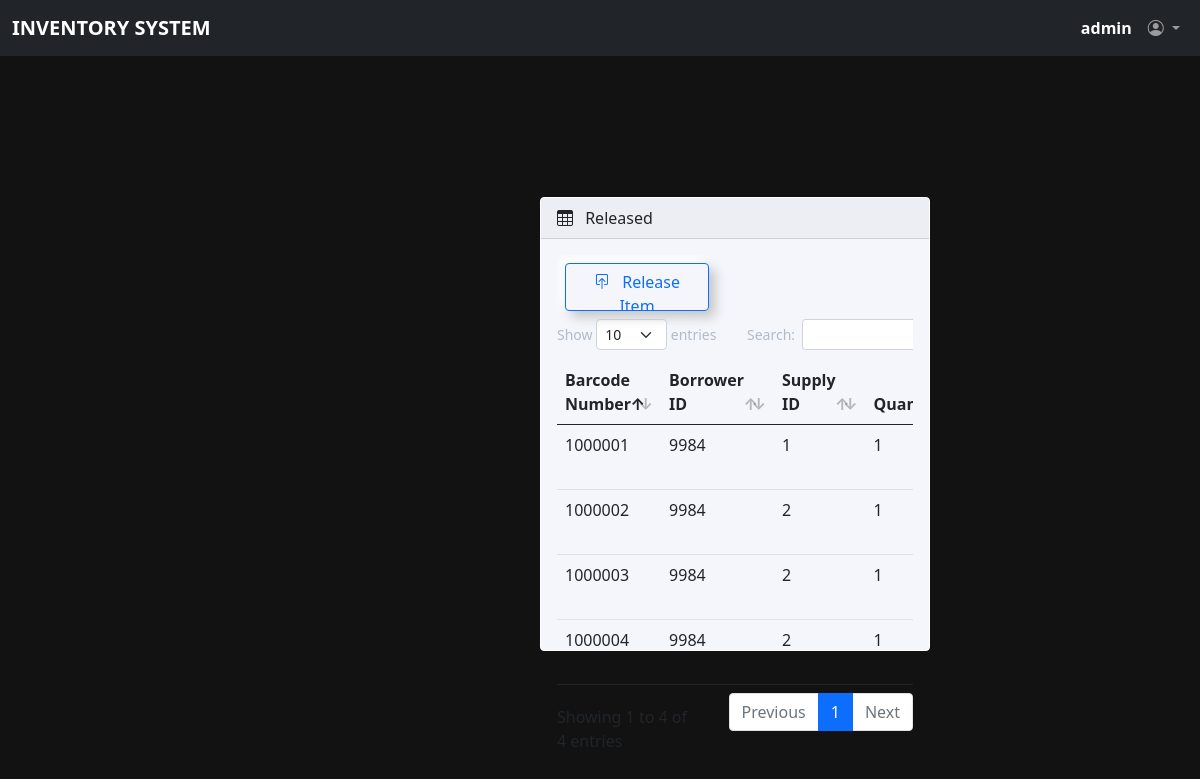
Page /admin/Treleased.php (signed in) on the committed database.
### tables this page shows
CREATE TABLE `transactions` (
  `id` int(11) NOT NULL AUTO_INCREMENT,
  `barcode` varchar(50) NOT NULL,
  `quantity` int(11) NOT NULL,
  `borrower_id` int(11) NOT NULL,
  `supply_id` int(11) NOT NULL,
  `date_released` datetime NOT NULL,
  `date_returned` datetime DEFAULT NULL,
  PRIMARY KEY (`id`)
);

### admin/Treleased.php (the view, shortened to what this page needs)
<?php
include "../dbcon.php";
?>
<!DOCTYPE html>
<html lang="en">
<head>
  <link rel="stylesheet" href="css/bootstrap.min.css" />
  <link rel="stylesheet" href="https://cdn.jsdelivr.net/npm/bootstrap-icons@1.4.1/font/bootstrap-icons.css" />
  <link rel="stylesheet" href="css/dataTables.bootstrap5.min.css" />
  <link rel="stylesheet" href="css/style.css" />
</head>
<body class="fixed-left">
  <?php include('includes/navbar.php'); ?>
  <?php include('includes/sidebar.php'); ?>
  <main class="mt-5 pt-3">
    <div class="container-fluid">
      <div class="row">
        <div class="col-md-12 mb-3">
          <div class="card">
            <div class="card-header">
              <span><i class="bi bi-table me-2"></i></span> Released
            </div>
            <div class="card-body">
              <div class="table-responsive">
                <table id="example" class="table table-hover data-table" style="width: 100%">
                  <div class="m-2">
                    <button type="button" id="myBtn" class="btn btn-outline-primary">
                      <span class="me-2"><i class="bi bi-box-arrow-in-up"></i></span>
                      Release Item
                    </button>
                  </div>
                  <thead class>
                    <tr>
                      <th>Barcode Number</th>
                      <th>Borrower ID</th>
                      <th>Supply ID</th>
                      <th>Quantity</th>
                    </tr>
                  </thead>
                  <tbody>
                    <?php
                    $sql = "SELECT * FROM transactions WHERE date_released IS NOT NULL;";
                    $actresult = mysqli_query($conn, $sql);
                    while ($result = mysqli_fetch_assoc($actresult)) {
                    ?>
                    <tr>
                      <td>
                        <?php echo $result['barcode']; ?>
                      </td>
                      <td>
                        <?php echo $result['borrower_id']; ?>
                      </td>
                      <td>
                        <?php echo $result['supply_id']; ?>
                      </td>
                      <td>
                        <?php echo $result['quantity']; ?>
                      </td>
                    </tr>
                    <?php
                    }
                    ?>
                  </tbody>
                </table>
              </div>
            </div>
          </div>
        </div>
      </div>
    </div>
  </main>
</body>
</html>

### style.css (style rules this page uses)
body { display:flex; flex-direction:column; justify-content:center; min-height:100vh; align-items: center; background-color: #121212; }
.card { width: 390px; height: 454px; background: #F4F6FB; border: 1px solid white; }
button { color: #735F32; width: 9em; height: 3em; border-radius: 50em; font-size: 15px; font-family: inherit; border: none; position: relative; overflow: hidden; z-index: 1; box-shadow: 6px 6px 12px #c5c5c5, -6px -6px 12px #ffffff; text-decoration: none; display: inline-block; }
button::before { content: ''; width: 0; height: 3em; border-radius: 50em; position: absolute; top: 0; left: 0; background-image: linear-gradient(to right, #0fd850 0%, #f9f047 100%); transition: .5s ease; display: block; z-index: -1; }

### rows in the picture
transactions: barcode "1000001", borrower "9984", supply "1", quantity "1"
transactions: barcode "1000002", borrower "9984", supply "2", quantity "1"
transactions: barcode "1000003", borrower "9984", supply "2", quantity "1"
transactions: barcode "1000004", borrower "9984", supply "2", quantity "1"

### other values in the picture
$_SESSION['username'] "admin"
